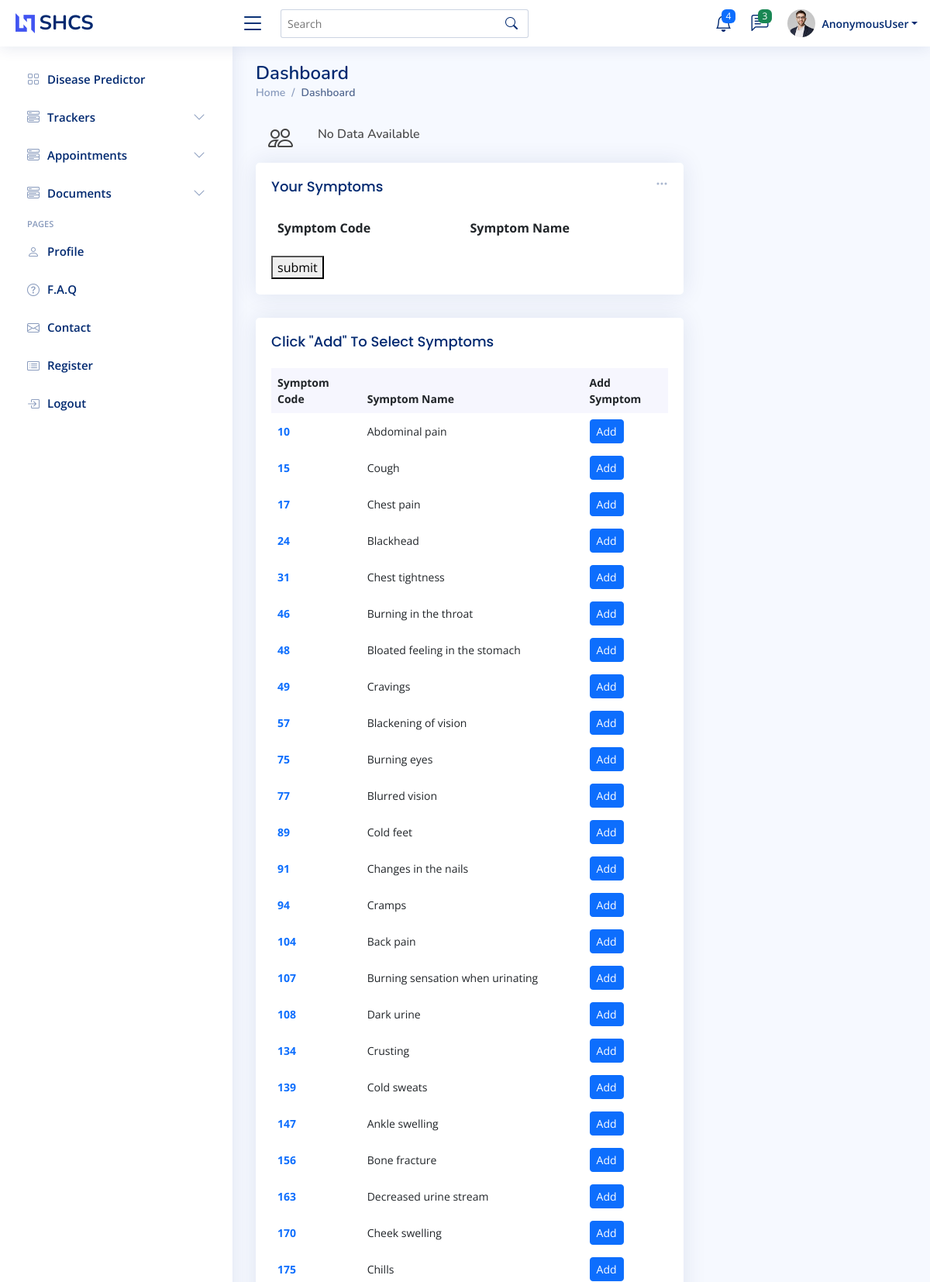
/dashboard/ (upper part), run on the app's committed database.
### myapp/models.py (models this page shows)
class Symptom(models.Model):
    id = models.IntegerField(primary_key=True)
    name = models.CharField(max_length=100)

### myapp/views.py (the view)
# urls.py: path('dashboard/',views.dashboard),
def dashboard(request):
    disease_list=[]
    if request.method=="POST":
        symptoms = request.POST['frm_btn']
        print("bhai symptoms ka list dekhna toh ",symptoms,type(symptoms))
        disease_list=get_disease(symptoms)
    symptoms = Symptom.objects.all()
    return render(request,'dashboard.html',{'symptoms':symptoms,'disease_list':disease_list})

### myapp/templates/dashboard.html (shortened to what this page needs)
<!DOCTYPE html>
<html lang="en">
<head>
    <meta content="width=device-width, initial-scale=1.0" name="viewport"> {% load static %}
    <link href={% static "assets/vendor/bootstrap/css/bootstrap.min.css" %} rel="stylesheet">
    <link href={% static "assets/vendor/bootstrap-icons/bootstrap-icons.css" %} rel="stylesheet">
    <link href={% static "assets/vendor/boxicons/css/boxicons.min.css" %} rel="stylesheet">
    <link href={% static "assets/vendor/quill/quill.snow.css" %} rel="stylesheet">
    <link href={% static "assets/vendor/quill/quill.bubble.css" %} rel="stylesheet">
    <link href={% static "assets/vendor/remixicon/remixicon.css" %} rel="stylesheet">
    <link href={% static "assets/vendor/simple-datatables/style.css" %} rel="stylesheet">
    <link href={% static "assets/css/style.css" %} rel="stylesheet">
</head>
<body>
    <header id="header" class="header fixed-top d-flex align-items-center">
        <div class="d-flex align-items-center justify-content-between">
            <a href="index.html" class="logo d-flex align-items-center">
                <img src={% static "assets/img/logo.png" %} alt="">
                <span class="d-none d-lg-block">SHCS</span>
            </a>
            <i class="bi bi-list toggle-sidebar-btn"></i>
        </div>
        <div class="search-bar">
            <form class="search-form d-flex align-items-center" method="POST" action="#">
                <input type="text" name="query" placeholder="Search" title="Enter search keyword">
                <button type="submit" title="Search"><i class="bi bi-search"></i></button>
            </form>
        </div>
        <nav class="header-nav ms-auto">
            <ul class="d-flex align-items-center">
                <li class="nav-item dropdown">
                    <a class="nav-link nav-icon" href="#" data-bs-toggle="dropdown">
                        <i class="bi bi-bell"></i>
                        <span class="badge bg-primary badge-number">4</span>
                    </a>
                </li>
                <li class="nav-item dropdown">
                    <a class="nav-link nav-icon" href="#" data-bs-toggle="dropdown">
                        <i class="bi bi-chat-left-text"></i>
                        <span class="badge bg-success badge-number">3</span>
                    </a>
                </li>
                <li class="nav-item dropdown pe-3">
                    <a class="nav-link nav-profile d-flex align-items-center pe-0" href="#" data-bs-toggle="dropdown">
                        <img src={% static "assets/img/profile-img.jpg" %} alt="Profile" class="rounded-circle">
                        <span class="d-none d-md-block dropdown-toggle ps-2">{{user}}</span>
                    </a>
                </li>
            </ul>
        </nav>
    </header>
    <aside id="sidebar" class="sidebar">
      <ul class="sidebar-nav" id="sidebar-nav">
        <li class="nav-item">
          <a class="nav-link collapsed" href="/dashboard/">
            <i class="bi bi-grid"></i>
            <span>Disease Predictor</span>
          </a>
        </li>
        <li class="nav-item">
          <a class="nav-link collapsed" data-bs-target="#components-nav" data-bs-toggle="collapse" href="#">
            <i class="bi bi-menu-button-wide"></i><span>Trackers</span><i class="bi bi-chevron-down ms-auto"></i>
          </a>
        </li>
        <li class="nav-item">
          <a class="nav-link collapsed" data-bs-target="#Appointments" data-bs-toggle="collapse" href="#">
            <i class="bi bi-menu-button-wide"></i><span>Appointments</span><i class="bi bi-chevron-down ms-auto"></i>
          </a>
        </li>
        <li class="nav-item">
          <a class="nav-link collapsed" data-bs-target="#Documents" data-bs-toggle="collapse" href="#">
            <i class="bi bi-menu-button-wide"></i><span>Documents</span><i class="bi bi-chevron-down ms-auto"></i>
          </a>
        </li>
        <li class="nav-heading">Pages</li>
        <li class="nav-item">
          <a class="nav-link collapsed" href="users-profile.html">
            <i class="bi bi-person"></i>
            <span>Profile</span>
          </a>
        </li>
        <li class="nav-item">
          <a class="nav-link collapsed" href="pages-faq.html">
            <i class="bi bi-question-circle"></i>
            <span>F.A.Q</span>
          </a>
        </li>
        <li class="nav-item">
          <a class="nav-link collapsed" href="pages-contact.html">
            <i class="bi bi-envelope"></i>
            <span>Contact</span>
          </a>
        </li>
        <li class="nav-item">
          <a class="nav-link collapsed" href="pages-register.html">
            <i class="bi bi-card-list"></i>
            <span>Register</span>
          </a>
        </li>
        <li class="nav-item">
          <a class="nav-link collapsed" href="/logout/">
            <i class="bi bi-box-arrow-in-right"></i>
            <span>Logout</span>
          </a>
        </li>
      </ul>
    </aside>
    <main id="main" class="main">
      <div class="pagetitle">
        <h1>Dashboard</h1>
        <nav>
          <ol class="breadcrumb">
            <li class="breadcrumb-item"><a href="index.html">Home</a></li>
            <li class="breadcrumb-item active">Dashboard</li>
          </ol>
        </nav>
      </div>
      <section class="section dashboard">
        <div class="row">
          <div class="col-lg-8">
            <div class="row">
              {% if disease_list %}{% for disease in disease_list %}<div class="col-xxl-4 col-xl-12">
                <div class="card info-card customers-card">
                  <div class="card-body">
                    <h5 class="card-title">Ranking <span>| {{disease.ranking}}</span></h5>
                    <div class="d-flex align-items-center">
                      <div class="card-icon rounded-circle d-flex align-items-center justify-content-center">
                        <i class="bi bi-people"></i>
                      </div>
                      <div class="ps-3">
                        <h6>{{disease.name}}</h6>
                        <span class="text-danger small pt-1 fw-bold">{{disease.accuracy}}%</span> <span class="text-muted small pt-2 ps-1">accuracy</span>
                      </div>
                    </div>
                  </div>
                </div>
              </div>{% endfor %}{% else %}<div class="d-flex align-items-center">
                <div class="card-icon rounded-circle d-flex align-items-center justify-content-center">
                  <i class="bi bi-people"></i>
                </div>
                <div class="ps-3">
                  <h6>No Data Available</h6>
                </div>
              </div>{% endif %}
              <div class="col-12">
                <div class="card">
                  <div class="filter">
                    <a class="icon" href="#" data-bs-toggle="dropdown"><i class="bi bi-three-dots"></i></a>
                  </div>
                  <div class="card-body">
                    <h5 class="card-title">Your Symptoms</span></h5>
                    <div id="symptoms_form"><form method="POST" action="/dashboard/" style="display:block">
                      <table class="table table-borderless">
                        <thead>
                          <tr name="symptoms_list" value="hii">
                            <th scope="col">Symptom Code</th>
                            <th scope="col">Symptom Name</th>
                          </tr>
                        </thead>
                      </table>
                      <button type="submit" id="frm_btn" name="frm_btn">submit</button>
                    </form>
                      </div>
                  </div>
                </div>
              </div>
              <div class="col-12">
                <div class="card top-selling overflow-auto">
                  <div class="card-body pb-0">
                    <h5 class="card-title">Click "Add" To Select Symptoms</span></h5>
                    <table class="table table-borderless">
                      <thead>
                        <tr>
                          <th scope="col">Symptom Code</th>
                          <th scope="col">Symptom Name</th>
                          <th scope="col">Add Symptom</th>
                        </tr>
                      </thead>
                      <tbody>
                        {% for data in symptoms %}
                        <tr id="{{data.id}}">
                          <td><a href="#" class="text-primary fw-bold">{{data.id}}</a></td>
                          <td>{{data.name}}</td>
                          <td class="fw-bold"><button type="button" class="btn btn-primary btn-sm" onclick="addSymptom('{{data.id}}','{{data.name}}')">Add</button></td>
                        </tr>{% endfor %}
                      </tbody>
                    </table>
                  </div>
                </div>
              </div>
            </div>
          </div>
        </div>
      </section>
    </main>
</body>
</html>

### myapp/static/assets/css/style.css (style rules this page uses)
:root { scroll-behavior: smooth; }
body { font-family: "Open Sans", sans-serif; background: #f6f9ff; color: #444444; }
a { color: #4154f1; text-decoration: none; }
h1, h2, h3, h4, h5, h6 { font-family: "Nunito", sans-serif; }
#main { margin-top: 60px; padding: 20px 30px; transition: all 0.3s; }
.pagetitle { margin-bottom: 10px; }
.pagetitle h1 { font-size: 24px; margin-bottom: 0; font-weight: 600; color: #012970; }
.card { margin-bottom: 30px; border: none; border-radius: 5px; box-shadow: 0px 0 30px rgba(1, 41, 112, 0.1); }
.card-title { padding: 20px 0 15px 0; font-size: 18px; font-weight: 500; color: #012970; font-family: "Poppins", sans-serif; }
.card-body { padding: 0 20px 20px 20px; }
.breadcrumb { font-size: 14px; font-family: "Nunito", sans-serif; color: #899bbd; font-weight: 600; }
.breadcrumb a { color: #899bbd; transition: 0.3s; }
.breadcrumb .breadcrumb-item::before { color: #899bbd; }
.breadcrumb .active { color: #51678f; font-weight: 600; }
.logo { line-height: 1; }
@media (min-width: 1200px) { .logo { width: 280px; } }
.logo img { max-height: 26px; margin-right: 6px; }
.logo span { font-size: 26px; font-weight: 700; color: #012970; font-family: "Nunito", sans-serif; }
.header { transition: all 0.5s; z-index: 997; height: 60px; box-shadow: 0px 2px 20px rgba(1, 41, 112, 0.1); background-color: #fff; padding-left: 20px; }
.header .toggle-sidebar-btn { font-size: 32px; padding-left: 10px; cursor: pointer; color: #012970; }
.header .search-bar { min-width: 360px; padding: 0 20px; }
.header .search-form { width: 100%; }
.header .search-form input { border: 0; font-size: 14px; color: #012970; border: 1px solid rgba(1, 41, 112, 0.2); padding: 7px 38px 7px 8px; border-radius: 3px; transition: 0.3s; width: 100%; }
.header .search-form button { border: 0; padding: 0; margin-left: -30px; background: none; }
.header .search-form button i { color: #012970; }
.header-nav ul { list-style: none; }
.header-nav>ul { margin: 0; padding: 0; }
.header-nav .nav-icon { font-size: 22px; color: #012970; margin-right: 25px; position: relative; }
.header-nav .nav-profile { color: #012970; }
.header-nav .nav-profile img { max-height: 36px; }
.header-nav .nav-profile span { font-size: 14px; font-weight: 600; }
.header-nav .badge-number { position: absolute; inset: -2px -5px auto auto; font-weight: normal; font-size: 12px; padding: 3px 6px; }
.sidebar { position: fixed; top: 60px; left: 0; bottom: 0; width: 300px; z-index: 996; transition: all 0.3s; padding: 20px; overflow-y: auto; scrollbar-width: thin; scrollbar-color: #aab7cf transparent; box-shadow: 0px 0px 20px rgba(1, 41, 112, 0.1); background-color: #fff; }
@media (min-width: 1200px) { #main, #footer { margin-left: 300px; } }
.sidebar-nav { padding: 0; margin: 0; list-style: none; }
.sidebar-nav li { padding: 0; margin: 0; list-style: none; }
.sidebar-nav .nav-item { margin-bottom: 5px; }
.sidebar-nav .nav-heading { font-size: 11px; text-transform: uppercase; color: #899bbd; font-weight: 600; margin: 10px 0 5px 15px; }
.sidebar-nav .nav-link { display: flex; align-items: center; font-size: 15px; font-weight: 600; color: #4154f1; transition: 0.3; background: #f6f9ff; padding: 10px 15px; border-radius: 4px; }
.sidebar-nav .nav-link i { font-size: 16px; margin-right: 10px; color: #4154f1; }
.sidebar-nav .nav-link.collapsed { color: #012970; background: #fff; }
.sidebar-nav .nav-link.collapsed i { color: #899bbd; }
.sidebar-nav .nav-link .bi-chevron-down { margin-right: 0; transition: transform 0.2s ease-in-out; }
.dashboard .filter { position: absolute; right: 0px; top: 15px; }
.dashboard .filter .icon { color: #aab7cf; padding-right: 20px; padding-bottom: 5px; transition: 0.3s; font-size: 16px; }
.dashboard .card-icon { font-size: 32px; line-height: 0; width: 64px; height: 64px; flex-shrink: 0; flex-grow: 0; }
.dashboard .top-selling { font-size: 14px; }
.dashboard .top-selling .table thead { background: #f6f6fe; }
.dashboard .top-selling .table thead th { border: 0; }
.dashboard .top-selling .table tbody td { vertical-align: middle; }

### data on the page
Symptom: id "10", name "Abdominal pain"
Symptom: id "15", name "Cough"
Symptom: id "17", name "Chest pain"
Symptom: id "24", name "Blackhead"
Symptom: id "31", name "Chest tightness"
Symptom: id "46", name "Burning in the throat"
Symptom: id "48", name "Bloated feeling in the stomach"
Symptom: id "49", name "Cravings"
Symptom: id "57", name "Blackening of vision"
Symptom: id "75", name "Burning eyes"
Symptom: id "77", name "Blurred vision"
Symptom: id "89", name "Cold feet"
Symptom: id "91", name "Changes in the nails"
Symptom: id "94", name "Cramps"
Symptom: id "104", name "Back pain"
Symptom: id "107", name "Burning sensation when urinating"
Symptom: id "108", name "Dark urine"
Symptom: id "134", name "Crusting"
Symptom: id "139", name "Cold sweats"
Symptom: id "147", name "Ankle swelling"
Symptom: id "156", name "Bone fracture"
Symptom: id "163", name "Decreased urine stream"
Symptom: id "170", name "Cheek swelling"
Symptom: id "175", name "Chills"

### other printed values
{{ user }} "AnonymousUser"
